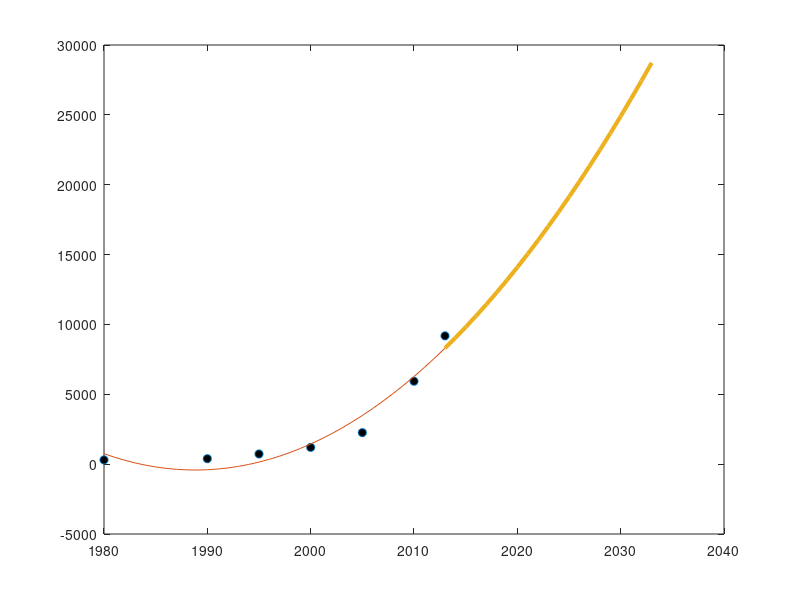

Source code (MATLAB):
t = [2013, 2010, 2005, 2000, 1995, 1990, 1980]';
g = [9184, 5931, 2257, 1198, 728, 390, 303]';

d = 2

A = zeros(length(t), d+1);
for i = 1:d+1
  A(:, i) = t.^(i-1);
end
c = A\g;

tt = [1980:2013]';
AA = zeros(length(tt), d+1);
for i = 1:d+1
  AA(:, i) = tt.^(i-1);
end
gg = AA*c;

plot(t, g, 'o', 'MarkerFaceColor', 'k');
hold on;
plot(tt, gg);

tt = [2013:2033]';
AA = zeros(length(tt), d+1);
for i = 1:d+1
  AA(:, i) = tt.^(i-1);
end
gg = AA*c;

plot(tt, gg, 'LineWidth', 3);